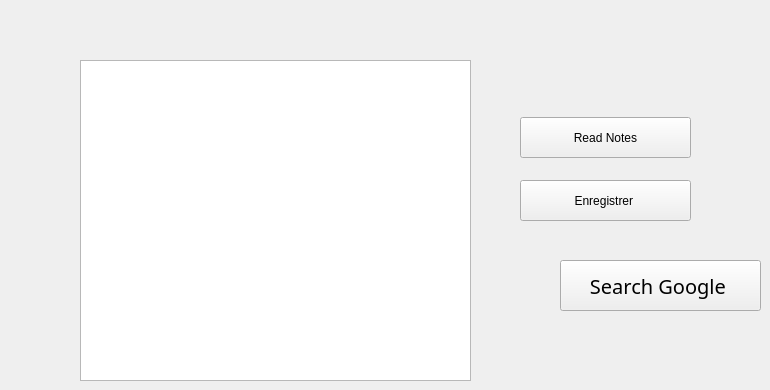
    <widget class="QWidget" name="tab_13">
     <attribute name="title">
      <string>Notes</string>
     </attribute>
     <widget class="QPlainTextEdit" name="plainTextEdit">
      <property name="geometry">
       <rect>
        <x>80</x>
        <y>60</y>
        <width>391</width>
        <height>321</height>
       </rect>
      </property>
     </widget>
     <widget class="QPushButton" name="ReadNotes">
      <property name="geometry">
       <rect>
        <x>520</x>
        <y>117</y>
        <width>171</width>
        <height>41</height>
       </rect>
      </property>
      <property name="text">
       <string>Read Notes</string>
      </property>
     </widget>
     <widget class="QPushButton" name="WriteNotes">
      <property name="geometry">
       <rect>
        <x>520</x>
        <y>180</y>
        <width>171</width>
        <height>41</height>
       </rect>
      </property>
      <property name="text">
       <string>Enregistrer </string>
      </property>
     </widget>
     <widget class="QPushButton" name="google_search_button">
      <property name="geometry">
       <rect>
        <x>560</x>
        <y>260</y>
        <width>201</width>
        <height>51</height>
       </rect>
      </property>
      <property name="font">
       <font>
        <family>Corbel</family>
        <pointsize>15</pointsize>
        <weight>9</weight>
        <italic>false</italic>
        <bold>false</bold>
       </font>
      </property>
      <property name="text">
       <string>Search Google </string>
      </property>
     </widget>
    </widget>
